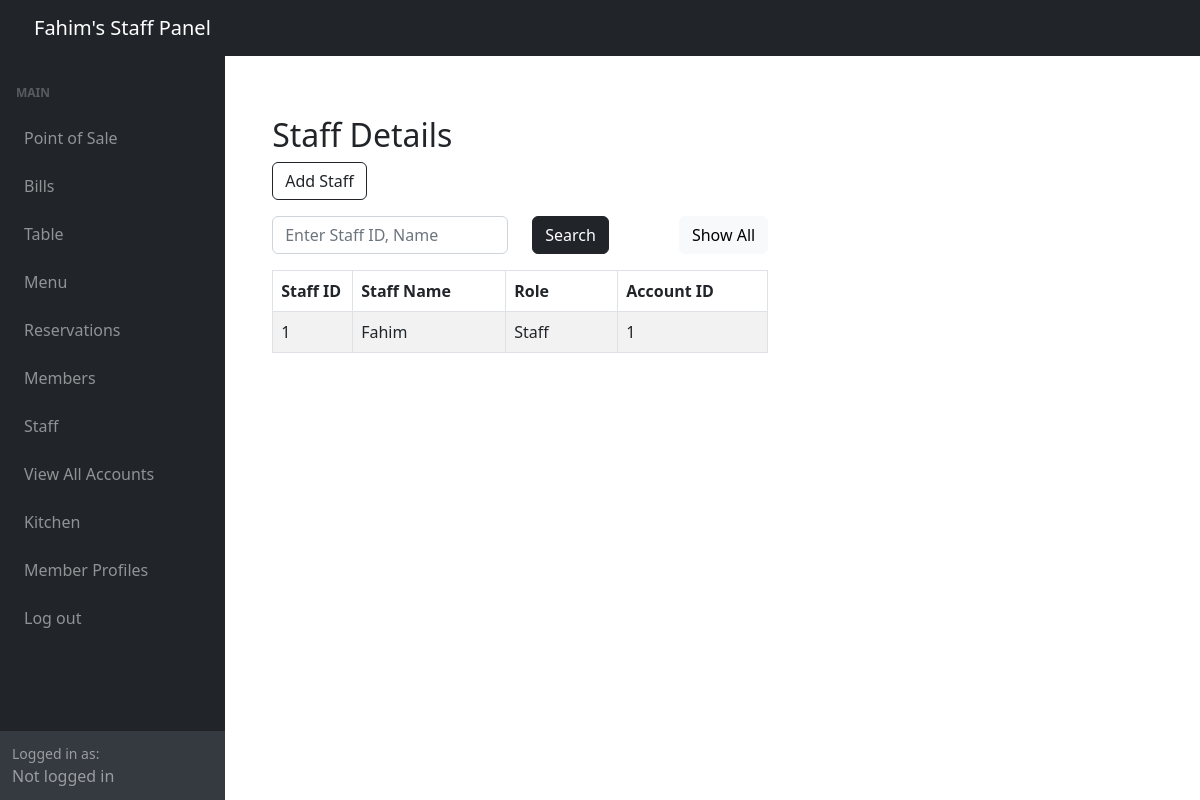
Page /adminSide/panel/staff-panel.php on the committed database.
### tables this page shows
CREATE TABLE `staffs` (
  `staff_id` int(11) NOT NULL,
  `staff_name` varchar(255) DEFAULT NULL,
  `role` varchar(255) DEFAULT NULL,
  `account_id` int(11) DEFAULT NULL
);

### adminSide/panel/staff-panel.php (the view, shortened to what this page needs)
<?php include '../inc/dashHeader.php'; ?>
<div class="wrapper">
    <div class="container-fluid pt-5 pl-600">
        <div class="row">
            <div class="m-50">
                <div class="mt-5 mb-3">
                    <h2 class="pull-left">Staff Details</h2>
                    <a href="../staffCrud/createStaff.php" class="btn btn-outline-dark"><i class="fa fa-plus"></i> Add Staff</a>
                </div>
                <div class="mb-3">
                    <form method="POST" action="#">
                        <div class="row">
                            <div class="col-md-6">
                                <input required type="text" id="search" name="search" class="form-control" placeholder="Enter Staff ID, Name">
                            </div>
                            <div class="col-md-3">
                                <button type="submit" class="btn btn-dark">Search</button>
                            </div>
                            <div class="col" style="text-align: right;" >
                                <a href="staff-panel.php" class="btn btn-light">Show All</a>
                            </div>
                        </div>
                    </form>
                </div>
                <?php
                require_once "../config.php";
                if (isset($_POST['search'])) {
                    if (!empty($_POST['search'])) {
                        $search = $_POST['search'];
                        $sql = "SELECT * FROM Staffs WHERE staff_name LIKE '%$search%' OR staff_id = '$search' ORDER BY account_id";
                    } else {
                        $sql = "SELECT * FROM Staffs ORDER BY account_id";
                    }
                } else {
                    $sql = "SELECT * FROM Staffs ORDER BY account_id";
                }
                if ($result = mysqli_query($link, $sql)) {
                    if (mysqli_num_rows($result) > 0) {
                        echo '<table class="table table-bordered table-striped">';
                        echo "<thead>";
                        echo "<tr>";
                        echo "<th style='width:5em;'>Staff ID</th>";
                        echo "<th>Staff Name</th>";
                        echo "<th style='width:7em;'>Role</th>";
                        echo "<th>Account ID</th>";
                        echo "</tr>";
                        echo "</thead>";
                        echo "<tbody>";
                        while ($row = mysqli_fetch_array($result)) {
                            echo "<tr>";
                            echo "<td>" . $row['staff_id'] . "</td>";
                            echo "<td>" . $row['staff_name'] . "</td>";
                            echo "<td>" . $row['role'] . "</td>";
                            echo "<td>" . $row['account_id'] . "</td>";
                            echo "</tr>";
                        }
                        echo "</tbody>";
                        echo "</table>";
                    } else {
                        echo '<div class="alert alert-danger"><em>No records were found.</em></div>';
                    }
                } else {
                    echo "Oops! Something went wrong. Please try again later.";
                }
                ?>
            </div>
        </div>
    </div>
</div>
<?php include '../inc/dashFooter.php'; ?>

### adminSide/panel/staff-panel.php (style rules this page uses)
.wrapper { width: 60%; padding-left: 200px; padding-top: 20px }

### rows in the picture
staffs: staff_id "1", staff_name "Fahim", role "Staff", account "1"
